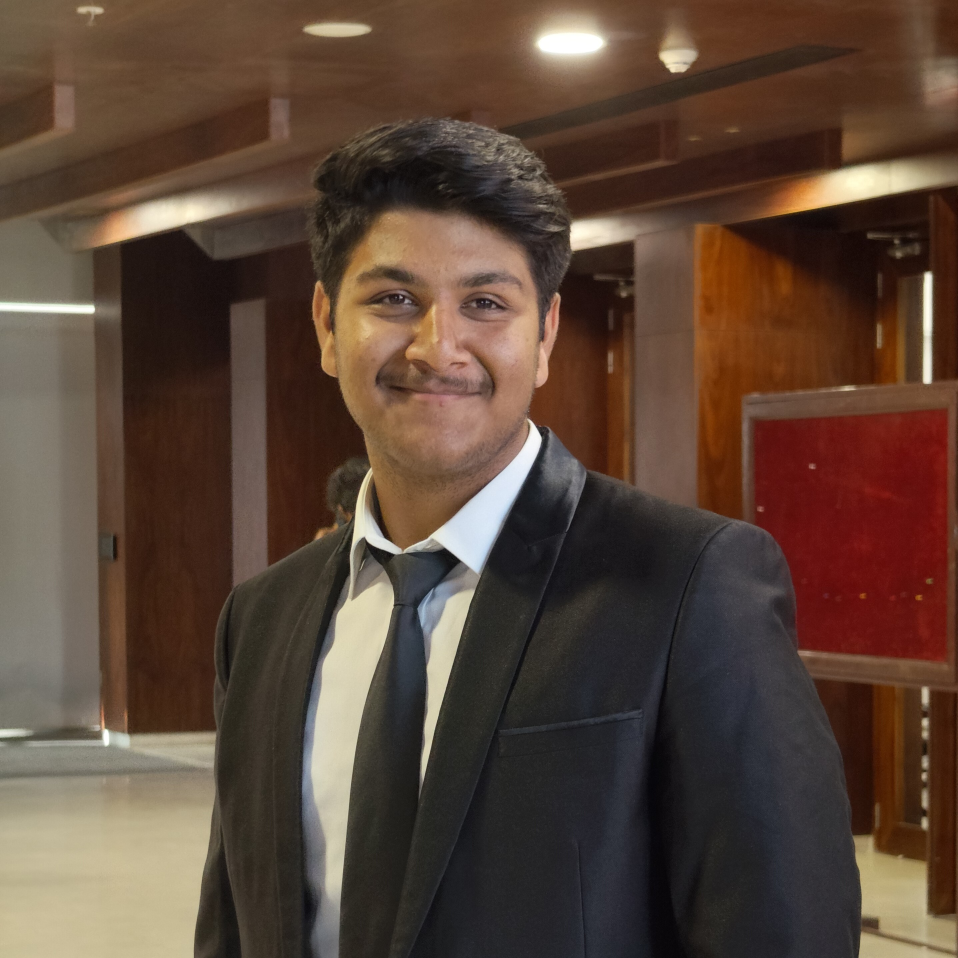
#> input picture picture.jpg, 2874 x 2874 px (shown at 1/3 size)
$ python main.py
#> lines starting #> are read from the running program, lines starting #| are printed output that depends on the picture
import cv2
import numpy as np

img = cv2.imread("picture.jpg")
#> img is the input picture: shape (2874, 2874, 3); mean B, G, R 56.4, 69.6, 90.6
# img[:,:,2] = 0  # Set the blue channel to 0
# img[:,:,1] = 0  # Set the green channel to 0
# img_gray = cv2.cvtColor(img, cv2.COLOR_BGR2GRAY)
img_Resize = cv2.resize(img, (640, 640))
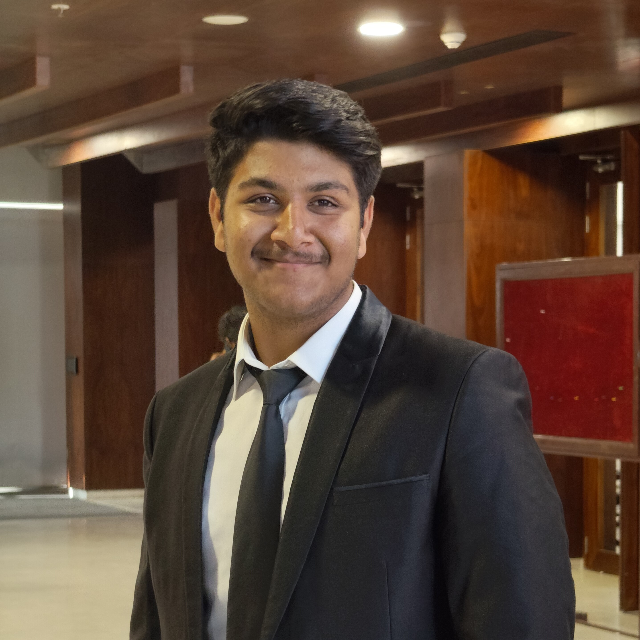
#> img_Resize: shape (640, 640, 3); mean B, G, R 56.3, 69.4, 90.5
cv2.imshow("window",img_Resize)
cv2.waitKey(0)

# print("Image shape:", img_gray.shape)
